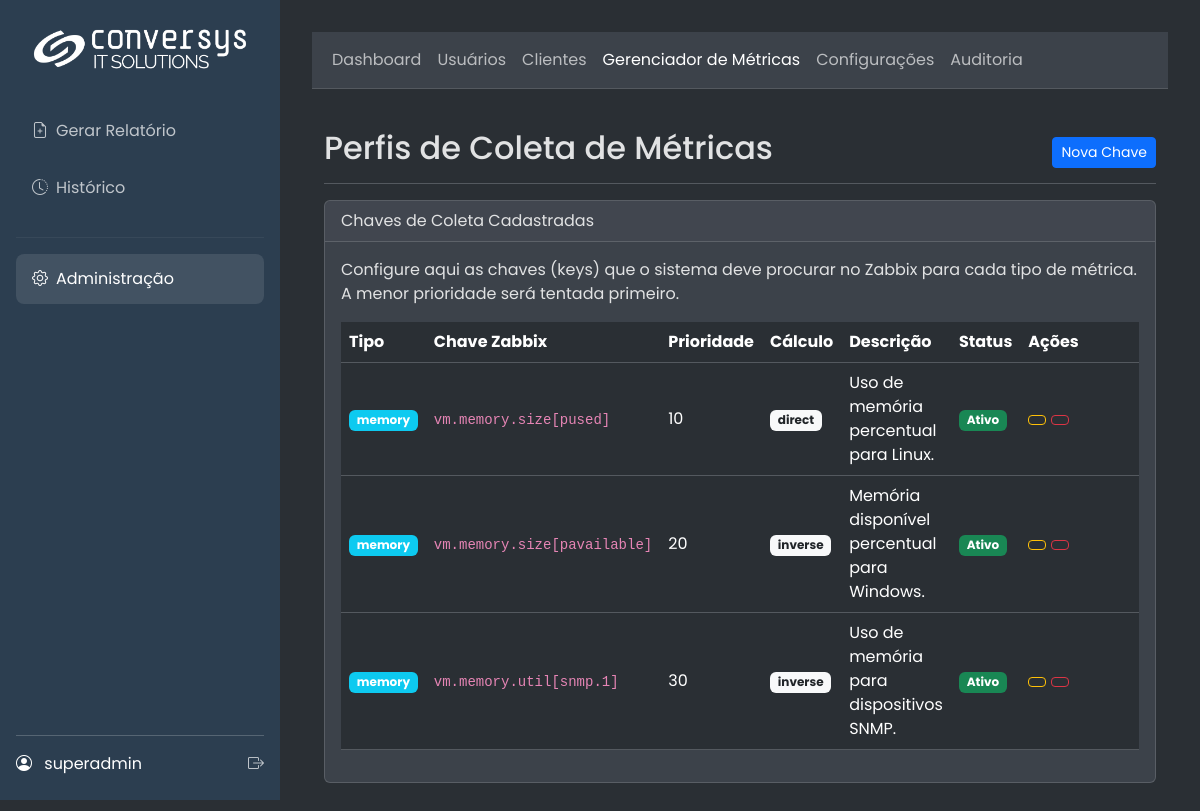
The app's page /admin/metric_keys (signed in), older data.
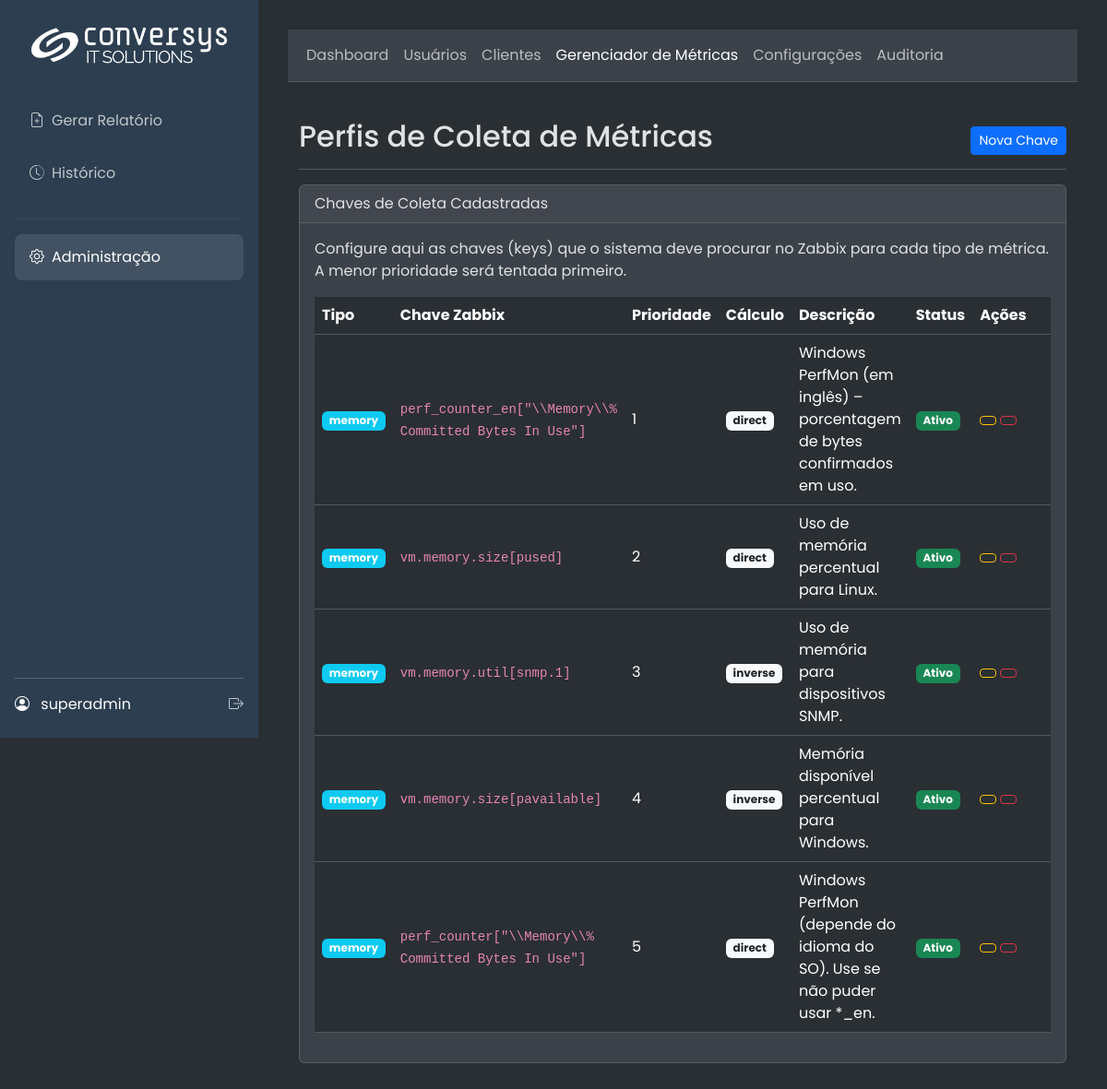
The same page, newer data.
### app/models.py (models this page shows, shortened)
class SystemConfig(db.Model):
    id = db.Column(db.Integer, primary_key=True)
    company_name = db.Column(db.String(100), default="Conversys IT Solutions")
    footer_text = db.Column(db.String(255), default=f"Conversys IT Solutions Copyright {dt.datetime.now().year} – Todos os direitos Reservados | Política de privacidade")
    primary_color = db.Column(db.String(7), default="#2c3e50")
    secondary_color = db.Column(db.String(7), default="#3498db")
    logo_dark_bg_path = db.Column(db.String(255), nullable=True)
    logo_light_bg_path = db.Column(db.String(255), nullable=True)
    login_background_path = db.Column(db.String(255), nullable=True)
    default_cover_path = db.Column(db.String(255), nullable=True)
    color_scheme = db.Column(db.String(10), default="light")
    color_bg_main = db.Column(db.String(7), default="#f8f9fa")
    color_bg_card = db.Column(db.String(7), default="#ffffff")
    color_text_light = db.Column(db.String(7), default="#212529")
    color_border = db.Column(db.String(7), default="#dee2e6")
    login_media_path = db.Column(db.String(255), nullable=True)
    report_cover_path = db.Column(db.String(255), nullable=True)
    report_final_page_path = db.Column(db.String(255), nullable=True)

class User(UserMixin, db.Model):
    id = db.Column(db.Integer, primary_key=True)
    username = db.Column(db.String(64), index=True, unique=True)
    email = db.Column(db.String(120), index=True, unique=True)
    password_hash = db.Column(db.String(256))
    role_id = db.Column(db.Integer, db.ForeignKey('role.id'))
    reports = db.relationship('Report', backref='user', lazy='dynamic')
    clients = db.relationship('Client', secondary=user_client_association, back_populates='users')
    def has_role(self, role_name):
        return self.role.name == role_name

class MetricKeyProfile(db.Model):
    __tablename__ = 'metric_key_profile'
    id = db.Column(db.Integer, primary_key=True)
    metric_type = db.Column(db.String(50), nullable=False, index=True)
    key_string = db.Column(db.String(255), nullable=False)
    priority = db.Column(db.Integer, nullable=False, default=10)
    calculation_type = db.Column(db.Enum(CalculationType), nullable=False, default=CalculationType.DIRECT)
    description = db.Column(db.String(255), nullable=True)
    is_active = db.Column(db.Boolean, default=True, nullable=False)

### app/admin/routes.py (the view)
@admin.route('/metric_keys')
@admin_required
def list_metric_keys():
    _ensure_request_id()
    _log_debug("Acessando a lista de perfis de métricas")
    try:
        keys = MetricKeyProfile.query.order_by(MetricKeyProfile.metric_type, MetricKeyProfile.priority).all()
        _log_debug("Perfis de métricas carregados", count=len(keys))
    except Exception as e:
        current_app.logger.error(f"[{g.request_id}] Erro ao consultar perfis de métricas: {e}", exc_info=True)
        flash('Erro ao carregar os perfis de métricas.', 'danger')
        keys = []
    return render_template('admin/metric_keys.html', keys=keys, title="Perfis de Coleta de Métricas")

### app/__init__.py (called while the page is built)
@login_manager.user_loader
def load_user(user_id):
    from .models import User
    return db.session.get(User, int(user_id))

def _ensure_request_id():
    rid = getattr(g, "request_id", None)
    if not rid:
        rid = uuid.uuid4().hex
        g.request_id = rid
    return rid

### app/admin/routes.py (called while the page is built)
def _ensure_request_id():
    if not getattr(g, "request_id", None):
        g.request_id = uuid.uuid4().hex
    return g.request_id

def _log_debug(msg, **extra):
    rid = _ensure_request_id()
    payload = {"rid": rid, **extra}
    try:
        current_app.logger.debug(f"{msg} | {payload}")
    except Exception:
        print(f"DEBUG {msg} | {payload}")

### app/main/routes.py (called while the page is built)
@main.before_app_request
def before_request_func():
    g.sys_config = SystemConfig.query.first()

### app/utils.py (called while the page is built)
def admin_required(f):
    @wraps(f)
    @login_required
    def decorated_function(*args, **kwargs):
        if not (current_user.has_role('admin') or current_user.has_role('super_admin')):
            flash('Acesso negado. Você não tem permissão para acessar esta área.', 'danger')
            return redirect(url_for('main.gerar_form'))
        return f(*args, **kwargs)
    return decorated_function

### app/templates/admin/metric_keys.html (shortened to what this page needs)
{% extends 'admin/base.html' %}
{% block admin_content %}
<div class="container-fluid">
    <div class="d-flex justify-content-between flex-wrap flex-md-nowrap align-items-center pt-3 pb-2 mb-3 border-bottom">
        <h1 class="h2">Perfis de Coleta de Métricas</h1>
        <div class="btn-toolbar mb-2 mb-md-0">
            <a href="{{ url_for('admin.add_metric_key') }}" class="btn btn-sm btn-primary">
                 Nova Chave
            </a>
        </div>
    </div>
    <div class="card">
        <div class="card-header">
            Chaves de Coleta Cadastradas
        </div>
        <div class="card-body">
            <p class="card-text">Configure aqui as chaves (keys) que o sistema deve procurar no Zabbix para cada tipo de métrica. A menor prioridade será tentada primeiro.</p>
            <div class="table-responsive">
                <table class="table table-hover align-middle">
                    <thead>
                        <tr>
                            <th>Tipo</th>
                            <th>Chave Zabbix</th>
                            <th>Prioridade</th>
                            <th>Cálculo</th>
                            <th>Descrição</th>
                            <th>Status</th>
                            <th style="width: 15%;">Ações</th>
                        </tr>
                    </thead>
                    <tbody>
                        {% for key in keys %}
                        <tr>
                            <td><span class="badge bg-info">{{ key.metric_type }}</span></td>
                            <td><code>{{ key.key_string }}</code></td>
                            <td>{{ key.priority }}</td>
                            <td><span class="badge bg-light text-dark">{{ key.calculation_type.value }}</span></td>
                            <td>{{ key.description or '-' }}</td>
                            <td>
                                {% if key.is_active %}
                                    <span class="badge bg-success">Ativo</span>
                                {% else %}
                                    <span class="badge bg-secondary">Inativo</span>
                                {% endif %}
                            </td>
                            <td>
                                <a href="{{ url_for('admin.edit_metric_key', key_id=key.id) }}" class="btn btn-sm btn-outline-warning" title="Editar">
                                </a>
                                <form action="{{ url_for('admin.delete_metric_key', key_id=key.id) }}" method="post" class="d-inline" onsubmit="return confirm('Tem certeza que deseja excluir esta chave?');">
                                    <button type="submit" class="btn btn-sm btn-outline-danger" title="Excluir">
                                    </button>
                                </form>
                            </td>
                        </tr>
                        {% else %}
                        <tr>
                            <td colspan="7" class="text-center text-muted p-4">Nenhum perfil de métrica cadastrado.</td>
                        </tr>
                        {% endfor %}
                    </tbody>
                </table>
            </div>
        </div>
    </div>
</div>
{% endblock %}

### app/templates/admin/base.html
{% extends 'base.html' %}
{% block content %}
<nav class="navbar navbar-expand-lg top-navbar mb-4">
<div class="container-fluid">
    <ul class="navbar-nav">
        <li class="nav-item"><a class="nav-link {% if request.endpoint == 'admin.dashboard' %}active{% endif %}" href="{{ url_for('admin.dashboard') }}">Dashboard</a></li>
        <li class="nav-item"><a class="nav-link {% if 'user' in request.endpoint %}active{% endif %}" href="{{ url_for('admin.list_users') }}">Usuários</a></li>
        <li class="nav-item"><a class="nav-link {% if 'client' in request.endpoint %}active{% endif %}" href="{{ url_for('admin.list_clients') }}">Clientes</a></li>
        <li class="nav-item"><a class="nav-link {% if 'metric_key' in request.endpoint %}active{% endif %}" href="{{ url_for('admin.list_metric_keys') }}">Gerenciador de Métricas</a></li>
        <li class="nav-item"><a class="nav-link {% if request.endpoint == 'admin.customize' %}active{% endif %}" href="{{ url_for('admin.customize') }}">Configurações</a></li>
        <li class="nav-item"><a class="nav-link {% if request.endpoint == 'admin.audit_log' %}active{% endif %}" href="{{ url_for('admin.audit_log') }}">Auditoria</a></li>
    </ul>
</div>
</nav>
{% block admin_content %}{% endblock %}
{% endblock %}

### app/templates/base.html (shortened to what this page needs)
<!DOCTYPE html>
<html lang="pt-br" data-bs-theme="{{ g.sys_config.color_scheme | default('dark') }}">
<head>
    <link href="https://cdn.jsdelivr.net/npm/bootstrap@5.3.3/dist/css/bootstrap.min.css" rel="stylesheet">
    <link rel="stylesheet" href="https://cdn.jsdelivr.net/npm/bootstrap-icons@1.11.3/font/bootstrap-icons.min.css">
</head>
<body>
    <div class="d-flex">
        <div class="sidebar">
            <a href="{{ url_for('main.index') }}" class="logo">
                {% if g.sys_config.logo_dark_bg_path %}
                    <img src="{{ url_for('main.uploaded_file', filename=g.sys_config.logo_dark_bg_path) }}" alt="Logo">
                {% else %}
                    <span>{{ g.sys_config.company_name }}</span>
                {% endif %}
            </a>
            <ul class="nav flex-column">
                <li><a href="{{ url_for('main.gerar_form') }}" class="nav-link {% if request.endpoint == 'main.gerar_form' %}active{% endif %}"><i class="bi bi-file-earmark-plus me-2"></i>Gerar Relatório</a></li>
                <li><a href="{{ url_for('main.history') }}" class="nav-link {% if request.endpoint == 'main.history' %}active{% endif %}"><i class="bi bi-clock-history me-2"></i>Histórico</a></li>
                {% if current_user.has_role('admin') or current_user.has_role('super_admin') %}
                <hr style="border-color: rgba(255,255,255,0.2);">
                <li><a href="{{ url_for('admin.dashboard') }}" class="nav-link {% if 'admin.' in request.endpoint %}active{% endif %}"><i class="bi bi-gear me-2"></i>Administração</a></li>
                {% endif %}
            </ul>
            <div class="user-info">
                <div class="d-flex justify-content-between align-items-center">
                    <div>
                        <i class="bi bi-person-circle me-2"></i>
                        <span>{{ current_user.username }}</span>
                    </div>
                    <a href="{{ url_for('auth.logout') }}" title="Sair"><i class="bi bi-box-arrow-right"></i></a>
                </div>
            </div>
        </div>
        <div class="main-content flex-grow-1">
            {% block content %}{% endblock %}
        </div>
    </div>
</body>
</html>

Row changes from the older to the newer data that the page shows:
added MetricKeyProfile: metric_type "memory", key_string "perf_counter_en[\"\\\\Memory\\\\% Committed Bytes In Use\"]", priority "1", calculation_type.value "direct", description "Windows PerfMon (em inglês) – porcentagem de bytes confirmados em uso.", is_active "Ativo"
changed MetricKeyProfile "Uso de memória percentual para Linux.": priority "10" → "2"
changed MetricKeyProfile "Uso de memória para dispositivos SNMP.": priority "30" → "3"; moves up the list
changed MetricKeyProfile "Memória disponível percentual para Windows.": priority "20" → "4"
added MetricKeyProfile: metric_type "memory", key_string "perf_counter[\"\\\\Memory\\\\% Committed Bytes In Use\"]", priority "5", calculation_type.value "direct", description "Windows PerfMon (depende do idioma do SO). Use se não puder usar *_en.", is_active "Ativo"
